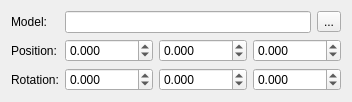
             <widget class="QWidget" name="roomTab">
              <attribute name="title">
               <string>Room</string>
              </attribute>
              <layout class="QFormLayout" name="roomLayout">
               <item row="0" column="0">
                <widget class="QLabel" name="modelLabel">
                 <property name="text">
                  <string>Model:</string>
                 </property>
                </widget>
               </item>
               <item row="0" column="1">
                <layout class="QHBoxLayout" name="modelLayout">
                 <item>
                  <widget class="QLineEdit" name="modelEdit" />
                 </item>
                 <item>
                  <widget class="QToolButton" name="browseModelButton">
                   <property name="text">
                    <string>...</string>
                   </property>
                  </widget>
                 </item>
                </layout>
               </item>
               <item row="1" column="0">
                <widget class="QLabel" name="positionLabel">
                 <property name="text">
                  <string>Position:</string>
                 </property>
                </widget>
               </item>
               <item row="1" column="1">
                <layout class="QHBoxLayout" name="positionLayout">
                 <item>
                  <widget class="QDoubleSpinBox" name="posXSpin">
                   <property name="decimals">
                    <number>3</number>
                   </property>
                   <property name="minimum">
                    <double>-10000.000000000000000</double>
                   </property>
                   <property name="maximum">
                    <double>10000.000000000000000</double>
                   </property>
                  </widget>
                 </item>
                 <item>
                  <widget class="QDoubleSpinBox" name="posYSpin">
                   <property name="decimals">
                    <number>3</number>
                   </property>
                   <property name="minimum">
                    <double>-10000.000000000000000</double>
                   </property>
                   <property name="maximum">
                    <double>10000.000000000000000</double>
                   </property>
                  </widget>
                 </item>
                 <item>
                  <widget class="QDoubleSpinBox" name="posZSpin">
                   <property name="decimals">
                    <number>3</number>
                   </property>
                   <property name="minimum">
                    <double>-10000.000000000000000</double>
                   </property>
                   <property name="maximum">
                    <double>10000.000000000000000</double>
                   </property>
                  </widget>
                 </item>
                </layout>
               </item>
               <item row="2" column="0">
                <widget class="QLabel" name="rotationLabel">
                 <property name="text">
                  <string>Rotation:</string>
                 </property>
                </widget>
               </item>
               <item row="2" column="1">
                <layout class="QHBoxLayout" name="rotationLayout">
                 <item>
                  <widget class="QDoubleSpinBox" name="rotXSpin">
                   <property name="decimals">
                    <number>3</number>
                   </property>
                   <property name="minimum">
                    <double>-360.000000000000000</double>
                   </property>
                   <property name="maximum">
                    <double>360.000000000000000</double>
                   </property>
                  </widget>
                 </item>
                 <item>
                  <widget class="QDoubleSpinBox" name="rotYSpin">
                   <property name="decimals">
                    <number>3</number>
                   </property>
                   <property name="minimum">
                    <double>-360.000000000000000</double>
                   </property>
                   <property name="maximum">
                    <double>360.000000000000000</double>
                   </property>
                  </widget>
                 </item>
                 <item>
                  <widget class="QDoubleSpinBox" name="rotZSpin">
                   <property name="decimals">
                    <number>3</number>
                   </property>
                   <property name="minimum">
                    <double>-360.000000000000000</double>
                   </property>
                   <property name="maximum">
                    <double>360.000000000000000</double>
                   </property>
                  </widget>
                 </item>
                </layout>
               </item>
              </layout>
             </widget>
